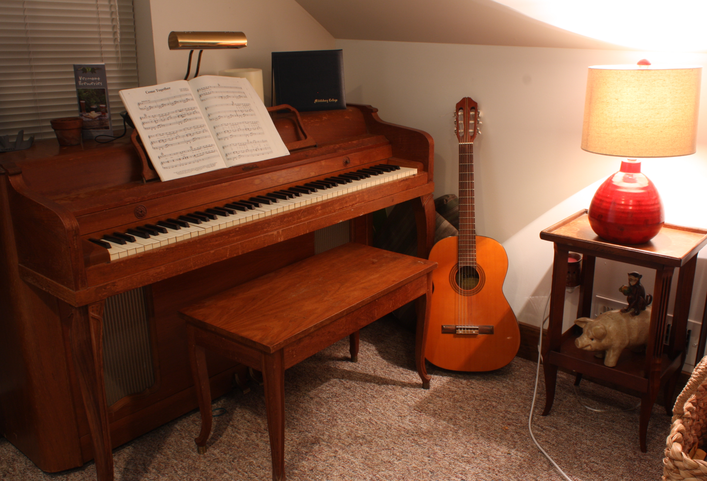
%> input picture examples/Piano/im1.png, 707 x 481 px
$ octave calib.m   (GNU Octave 9; MATLAB toolbox functions it lacks are replaced by stand-ins)
%> lines starting %> are read from the running program, lines starting %| are printed output that depends on the picture
%> further down, im1 is the input picture: size 481x707x3 uint8; mean R, G, B 120.2, 81, 61.1
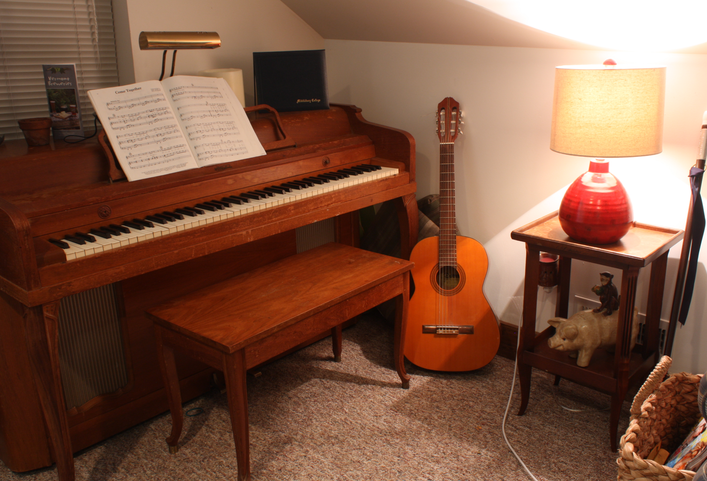
%> input picture examples/Piano/im2.png, 707 x 481 px
%> further down, im2 is the input picture: size 481x707x3 uint8; mean R, G, B 126.3, 86.2, 65.9
### examples/Newkuba/linbackproj.m
function [pntcloud, worldPoints, CloudSNR] = linbackproj(im1,im2,cam1,cam2,baseline,width,height)
%> called with cam1 = [713.2 0 356; 0 713.2 238.3; 0 0 1], cam2 = [713.2 0 387.4; 0 713.2 238.3; 0 0 1], baseline = 178.1, width = 707, height = 481
% This function computes matching points between a pair of images and uses
% the input camera parameters to linealy back-project the matching points
% into the 3D space to construct a 3D point cloud.
%
% im1 and im2 are the input stereo images
% cam1 and cam2 are the intrinsic parameters of the camera corresponding to
% im1 and im2
% baseline is the stereo baseline (physical distance between the two camera
% centers)
% width and height are the width and height of the images.
%
% The function returns:
%   pntcloud, which is a 3D point cloud computed using the linear
%   backprojection mehod described in Hartley-Zisserman
%
%   worldPoints, which is a 3D point cloud computed using also the linear
%   backprojection method but implemented by a built-in Matlab function
%   called triangulate
%
%   CloudSNR, which is the signal-to-noise ratio of computed pntcloud with
%   respect to the reference point cloud worldPoints
%
%   Author: Dr. Hassan Foroosh, 2023
%

%% Keep the original images
%colorim1=im1;
%colorim2=im2;


colorim1=im1;
colorim2=im2;

%% Make grayscale copies of images, if they are color images
if size(im1,3)>0
    im1=rgb2gray(im1);
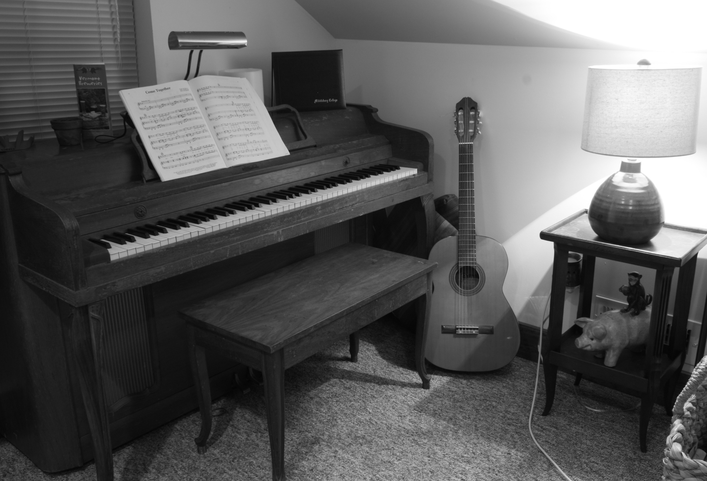
%> im1: size 481x707 uint8; min 3, max 255, mean 90.4
end
if size(im2,3)>0
     im2=rgb2gray(im2);
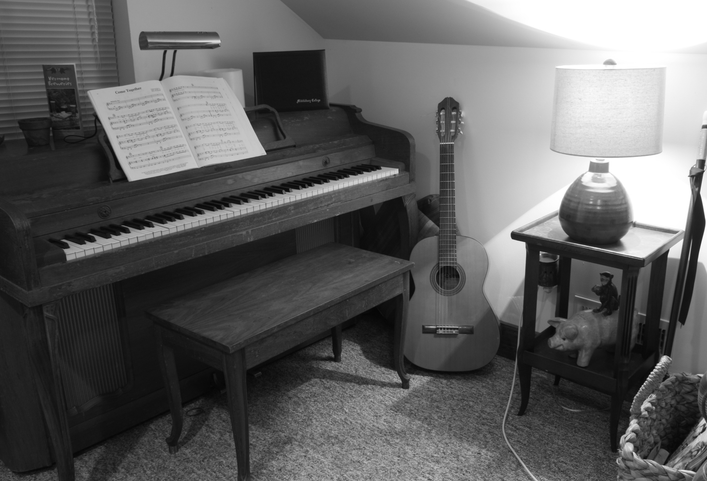
%> im2: size 481x707 uint8; min 3, max 255, mean 95.9
end

%% Detect feature points
% [4 lines of commented-out code are left out]
points1 = detectORBFeatures(im1);
%> points1 = 3025 points; strongest (x, y): (542, 236), (541, 237), (541, 237), (541, 237), (542, 235)
points2 = detectORBFeatures(im2);
%> points2 = 3390 points; strongest (x, y): (512, 236), (512, 237), (512, 237), (513, 235), (512, 234)
[features1,valid_points1] = extractFeatures(im1,points1);
%> valid_points1 has the same summary as points1
[features2,valid_points2] = extractFeatures(im2,points2);
%> valid_points2 has the same summary as points2
indexPairs = matchFeatures(features1,features2);
%> indexPairs = 668 rows, first 12: [11 9; 19 13; 21 1357; 39 32; 41 33; 46 38; 52 44; 53 49; 58 52; 66 61; 69 63; 70 64]
%% Match feature points
matchedPoints1 = valid_points1(indexPairs(:,1),:);
%> matchedPoints1 = 668 points; strongest (x, y): (553, 243), (553, 243), (553, 243), (544, 234), (289, 154)
matchedPoints2 = valid_points2(indexPairs(:,2),:);
%> matchedPoints2 = 668 points; strongest (x, y): (524, 243), (514, 235), (525, 243), (524, 243), (266, 154)
% Disply matching points
figure; showMatchedFeatures(colorim1,colorim2,matchedPoints1,matchedPoints2,"montag");
%> (this line was passed over: showMatchedFeatures is not available in this run)
title("Matching Points");

Pnts1=matchedPoints1.Location;
%> Pnts1 = 668 rows, first 12: [112 44; 114 50; 195 51; 74 77; 81 79; 80 84; 242 89; 75 90; 198 91; 120 97; 465 98; 470 98]
Pnts2=matchedPoints2.Location;
%> Pnts2 = 668 rows, first 12: [90 44; 92 50; 169 51.4; 43 77; 50 79; 50 84; 218 89; 45 91; 171 91; 88 97; 447 98; 452 98]

%% Find the camera intrinsic and extrinsic parameters
% Assume fixed intrinsic parameters
K=(cam1+cam2)/2;

% Estimate the fundamental matrix
%> the run ends on the next line
F = estimateFundamentalMatrix(Pnts1,Pnts2);
% Matlab uses a special structure for intrinsics
intrinsics = cameraIntrinsics([K(1,1) K(2,2)],[K(1,3) K(2,3)],[height,width]);
% Estimate the extrinsic parameters (Rotation matrix and translation up to scale)
[R,t] = relativeCameraPose(F,intrinsics,Pnts1,Pnts2);

%% Build the two camera matrices with world coordinate frame attached to the first camera
P1=K*[eye(3),zeros(3,1)];
% Translation is scaled by the baseline distance to correct for the unknown scale
P2=K*[R',t'*baseline];

N=size(Pnts1,1);
color=zeros(3,N);
for n = 1:N
    color(:,n)=double(colorim1(round(Pnts1(n,2)),round(Pnts1(n,1)),:));
end

pntcloud = backproject(P1,P2,Pnts1,Pnts2);

% Matlab's pcshow refused to display the colors - not sure why! Or, maybe
% they are there but difficult to see because of sparsity of point clouds.
% It seems for the globe data set the colors are there.
figure; pcshow(pntcloud',color'); axis vis3d
title("Pointcloud from My Implementation");
xlabel("X");
ylabel("Y");
zlabel("Z");

%% Matlab's built-in implementation to compare with
worldPoints = triangulate(matchedPoints1,matchedPoints2,P1',P2');
figure; pcshow(worldPoints,color'); axis vis3d
title("Pointcloud from Matlab's Built-in Function");
xlabel("X");
ylabel("Y");
zlabel("Z");

%% Compute the signal-to-noise ratio w.r.t. Matlab's built-in implementation
% snr and psnr are reserved words in matlab, so I used cloudsnr
err=pntcloud'-worldPoints;
CloudSNR=10*log10(var(pntcloud(:))/var(err(:)));
disp(num2str(CloudSNR))

end

% [42 lines left out: function backproject, not called in this run]

### examples/Piano/calib.m
im1=imread('im1.png');
im2=imread('im2.png');
cam1=[713.189 0 356.021; 0 713.189 238.263; 0 0 1];
cam2=[713.189 0 387.361; 0 713.189 238.263; 0 0 1];
doffs=31.34;
baseline=178.089;
width=707;
height=481;


[pntcloud, worldPoints, CloudSNR] = linbackproj(im1,im2,cam1,cam2,baseline,width,height);
